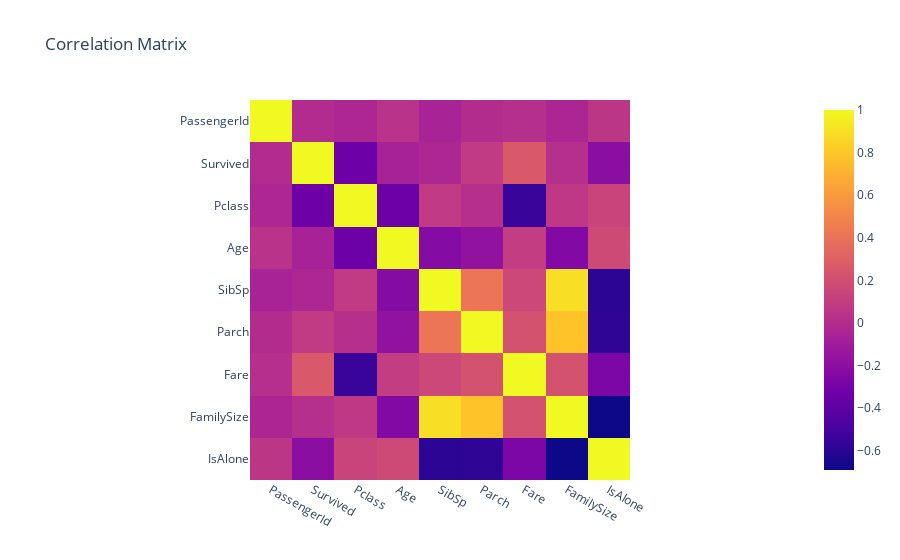

Write notebook code for a chart like this one.
### Markdown cell above
### Analyze correlations:

### Code cell
correlation_matrix = data.corr()
fig = px.imshow(correlation_matrix, title='Correlation Matrix')
fig.show()

### Figure 1 — Plotly figure (JSON) as saved in the notebook; plotly's stock layout.template omitted (floating-point values rounded to 4 significant figures)
{"data": [{"coloraxis": "coloraxis", "hovertemplate": "x: %{x}<br>y: %{y}<br>color: %{z}<extra></extra>", "name": "0", "type": "heatmap", "x": ["PassengerId", "Survived", "Pclass", "Age", "SibSp", "Parch", "Fare", "FamilySize", "IsAlone"], "xaxis": "x", "y": ["PassengerId", "Survived", "Pclass", "Age", "SibSp", "Parch", "Fare", "FamilySize", "IsAlone"], "yaxis": "y", "z": [[1, -0.005007, -0.03514, 0.03421, -0.05753, -0.001652, 0.01266, -0.04014, 0.05746], [-0.005007, 1, -0.3385, -0.06491, -0.03532, 0.08163, 0.2573, 0.01664, -0.2034], [-0.03514, -0.3385, 1, -0.3399, 0.08308, 0.01844, -0.5495, 0.066, 0.1352], [0.03421, -0.06491, -0.3399, 1, -0.2333, -0.1725, 0.09669, -0.2456, 0.1716], [-0.05753, -0.03532, 0.08308, -0.2333, 1, 0.4148, 0.1597, 0.8907, -0.5845], [-0.001652, 0.08163, 0.01844, -0.1725, 0.4148, 1, 0.2162, 0.7831, -0.5834], [0.01266, 0.2573, -0.5495, 0.09669, 0.1597, 0.2162, 1, 0.2171, -0.2718], [-0.04014, 0.01664, 0.066, -0.2456, 0.8907, 0.7831, 0.2171, 1, -0.6909], [0.05746, -0.2034, 0.1352, 0.1716, -0.5845, -0.5834, -0.2718, -0.6909, 1]]}], "layout": {"coloraxis": {"colorscale": [[0, "#0d0887"], [0.1111, "#46039f"], [0.2222, "#7201a8"], [0.3333, "#9c179e"], [0.4444, "#bd3786"], [0.5556, "#d8576b"], [0.6667, "#ed7953"], [0.7778, "#fb9f3a"], [0.8889, "#fdca26"], [1, "#f0f921"]]}, "title": {"text": "Correlation Matrix"}, "xaxis": {"anchor": "y", "constrain": "domain", "domain": [0, 1], "scaleanchor": "y"}, "yaxis": {"anchor": "x", "autorange": "reversed", "constrain": "domain", "domain": [0, 1]}}}
